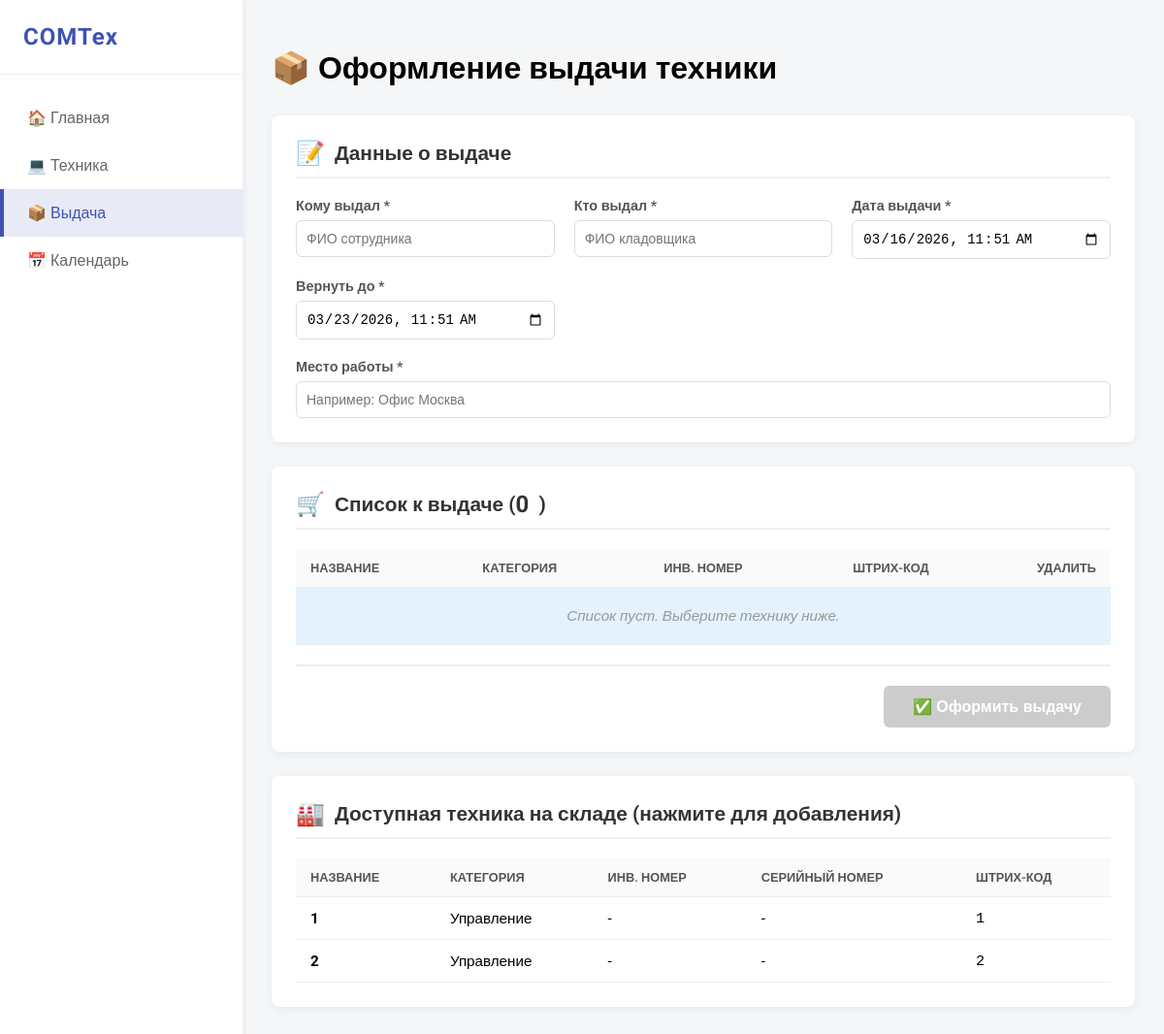
Page /issue on the committed database.
### main.py (models this page shows)
class TechItem(Base):
    __tablename__ = "tech"
    id = Column(Integer, primary_key=True, index=True)
    name = Column(String, nullable=False)
    barcode = Column(String, unique=True, index=True, nullable=False)
    inv_number = Column(String, nullable=True)
    serial_number = Column(String, nullable=True)
    photo_filename = Column(String, nullable=True)
    category = Column(String, nullable=False)
    status = Column(String, nullable=False)
    location = Column(String, nullable=True)
    notes = Column(Text, nullable=True)
    issued_by = Column(String, nullable=True)
    issued_to = Column(String, nullable=True)
    issue_time = Column(DateTime, nullable=True)
    return_deadline = Column(DateTime, nullable=True)
    work_location = Column(String, nullable=True)
    created_at = Column(DateTime, default=datetime.now)

### main.py (the view)
@app.get("/issue", response_class=HTMLResponse)
async def issue_page(request: Request):
    db = SessionLocal()
    available_items = db.query(TechItem).filter(TechItem.status == "Склад").all()
    db.close()
    return templates.TemplateResponse("issue/template.html", {"request": request, "available_items": available_items})

### pages/issue/template.html (shortened to what this page needs)
{% extends "base.html" %}
{% block content %}
<div class="issue-container">
    <h1 style="margin-bottom: 30px;">📦 Оформление выдачи техники</h1>
    <form action="/issue/process" method="POST" id="issueForm">
        <div class="section-card">
            <h2 class="section-title"><span>📝</span> Данные о выдаче</h2>
            <div class="issue-form-grid">
                <div class="form-group"><label>Кому выдал *</label><input type="text" name="issued_to" class="form-control" required placeholder="ФИО сотрудника"></div>
                <div class="form-group"><label>Кто выдал *</label><input type="text" name="issued_by" class="form-control" required placeholder="ФИО кладовщика"></div>
                <div class="form-group"><label>Дата выдачи *</label><input type="datetime-local" name="issue_time" class="form-control" required></div>
                <div class="form-group"><label>Вернуть до *</label><input type="datetime-local" name="return_deadline" class="form-control" required></div>
                <div class="form-group" style="grid-column: 1 / -1;"><label>Место работы *</label><input type="text" name="work_location" class="form-control" required placeholder="Например: Офис Москва"></div>
            </div>
        </div>
        <div class="section-card">
            <h2 class="section-title"><span>🛒</span> Список к выдаче (<span id="countSelected">0</span>)</h2>
            <div class="table-responsive">
                <table id="selected-table">
                    <thead><tr><th>Название</th><th>Категория</th><th>Инв. номер</th><th>Штрих-код</th><th style="width: 50px;">Удалить</th></tr></thead>
                    <tbody id="selected-body"><tr><td colspan="5" class="empty-msg">Список пуст. Выберите технику ниже.</td></tr></tbody>
                </table>
            </div>
            <div class="action-bar"><button type="submit" class="btn-issue" id="submitBtn" disabled>✅ Оформить выдачу</button></div>
        </div>
    </form>
    <div class="section-card">
        <h2 class="section-title"><span>🏭</span> Доступная техника на складе (нажмите для добавления)</h2>
        <div class="table-responsive">
            <table id="available-table">
                <thead><tr><th>Название</th><th>Категория</th><th>Инв. номер</th><th>Серийный номер</th><th>Штрих-код</th></tr></thead>
                <tbody>
                    {% for item in available_items %}
                    <tr onclick="addToIssue({{ item.id }}, '{{ item.name }}', '{{ item.category }}', '{{ item.inv_number or '-' }}', '{{ item.barcode }}')">
                        <td><strong>{{ item.name }}</strong></td><td>{{ item.category }}</td><td>{{ item.inv_number or '-' }}</td><td>{{ item.serial_number or '-' }}</td><td><code>{{ item.barcode }}</code></td>
                    </tr>
                    {% else %}
                    <tr><td colspan="5" class="empty-msg">На складе нет доступной техники.</td></tr>
                    {% endfor %}
                </tbody>
            </table>
        </div>
    </div>
</div>
{% endblock %}

### pages/base.html (style rules this page uses)
:root { --primary: #3f51b5; --accent: #ff4081; --bg: #f4f6f8; --sidebar-w: 250px; --text: #333; }
body { margin: 0; font-family: 'Roboto', sans-serif; background: var(--bg); display: flex; min-height: 100vh; }

### pages/issue/template.html (style rules this page uses)
.issue-container { max-width: 1200px; margin: 0 auto; }
.section-card { background: white; border-radius: 8px; box-shadow: 0 2px 8px rgba(0,0,0,0.06); padding: 25px; margin-bottom: 25px; }
.section-title { font-size: 1.3rem; color: #333; margin-top: 0; margin-bottom: 20px; border-bottom: 2px solid #f0f0f0; padding-bottom: 10px; display: flex; align-items: center; }
.section-title span { margin-right: 10px; font-size: 1.5rem; }
.issue-form-grid { display: grid; grid-template-columns: repeat(auto-fit, minmax(200px, 1fr)); gap: 20px; }
.form-group label { display: block; margin-bottom: 6px; font-weight: 600; color: #555; font-size: 0.9rem; }
.form-control { width: 100%; padding: 10px; border: 1px solid #ddd; border-radius: 6px; font-size: 14px; box-sizing: border-box; }
.table-responsive { overflow-x: auto; }
table { width: 100%; border-collapse: collapse; font-size: 0.95rem; }
th, td { padding: 12px 15px; text-align: left; border-bottom: 1px solid #eee; }
th { background: #fafafa; color: #555; font-weight: 600; text-transform: uppercase; font-size: 0.8rem; }
#selected-table tbody tr { background: #e3f2fd; transition: background 0.2s; }
#available-table tbody tr { cursor: pointer; transition: background 0.2s; }
.action-bar { text-align: right; margin-top: 20px; padding-top: 20px; border-top: 2px solid #eee; }
.btn-issue { background: #2e7d32; color: white; padding: 12px 30px; font-size: 16px; font-weight: bold; border: none; border-radius: 6px; cursor: pointer; box-shadow: 0 4px 6px rgba(46, 125, 50, 0.3); }
.btn-issue:disabled { background: #ccc; cursor: not-allowed; transform: none; box-shadow: none; }
.empty-msg { text-align: center; color: #999; padding: 20px; font-style: italic; }

### rows in the picture
TechItem: name "1", category "Управление", inv_number "-", serial_number "-", barcode "1"
TechItem: name "2", category "Управление", inv_number "-", serial_number "-", barcode "2"
